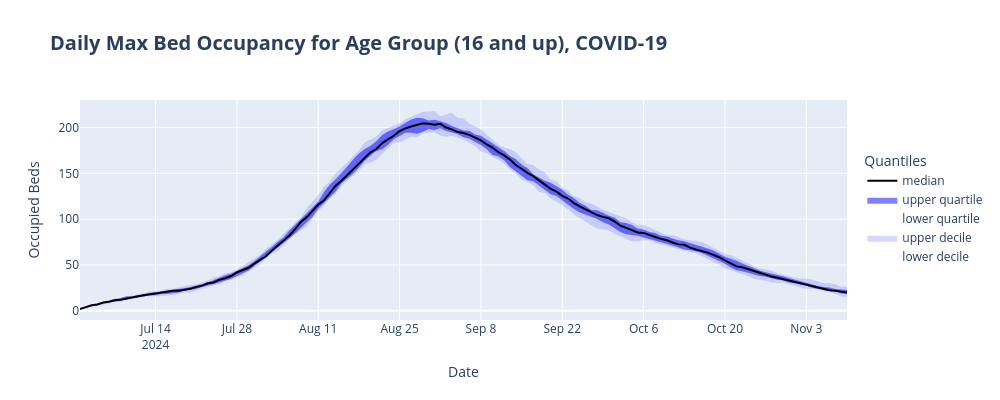

Here is the notebook cell this chart was saved with:
### Code cell
def plot_quantiles_by_age(dfs, group_names: list[str], title: str = ''):
    if len(group_names) == 0:
        raise ValueError("Group names list is empty.")
    _range = range(len(dfs))
    # For each simulation replication, initialize values with the first age group
    values = [
        resample([dfs[n][group_names[0]] for n in _range])[n]
        for n in _range
    ]
    # Add subsequent age groups to the values
    for group_name in group_names[1:]:
        values = [
            values[n] + resample([dfs[n][group_name] for n in _range])[n]
            for n in _range
        ]
    fig, _ = plot_quantiles_plotly(values, title=title)
    return fig

# Plot quantiles for ages 16 and up (omit first age group)
fig = plot_quantiles_by_age(
    sim30_results_by_age,
    group_names=age_groups[1:],
    title=f'Daily Max Bed Occupancy for Age Group (16 and up), {disease_name}'
)
fig.show()

### Figure 1 — Plotly figure (JSON) as saved in the notebook; plotly's stock layout.template omitted (floating-point values rounded to 4 significant figures; data arrays with more than 128 entries replaced by an {"elided": "..."} marker saying what was removed)
{"data": [{"line": {"width": 0}, "name": "lower decile", "type": "scatter", "x": {"elided": "133 str values"}, "y": {"elided": "133 float values"}}, {"fill": "tonexty", "fillcolor": "rgba(127, 127, 255, 0.3)", "line": {"width": 0}, "name": "upper decile", "type": "scatter", "x": {"elided": "133 str values"}, "y": {"elided": "133 float values"}}, {"line": {"width": 0}, "name": "lower quartile", "type": "scatter", "x": {"elided": "133 str values"}, "y": {"elided": "133 float values"}}, {"fill": "tonexty", "fillcolor": "rgba(0, 0, 255, 0.5)", "line": {"width": 0}, "name": "upper quartile", "type": "scatter", "x": {"elided": "133 str values"}, "y": {"elided": "133 float values"}}, {"line": {"color": "black", "width": 2}, "mode": "lines", "name": "median", "type": "scatter", "x": {"elided": "133 str values"}, "y": {"elided": "133 float values"}}], "layout": {"height": 400, "hovermode": "x unified", "legend": {"title": {"text": "Quantiles"}, "y": 0.5}, "title": {"font": {"size": 20, "weight": "bold"}, "text": "Daily Max Bed Occupancy for Age Group (16 and up), COVID-19"}, "width": 1000, "xaxis": {"title": {"text": "Date"}}, "yaxis": {"title": {"text": "Occupied Beds"}}}}
